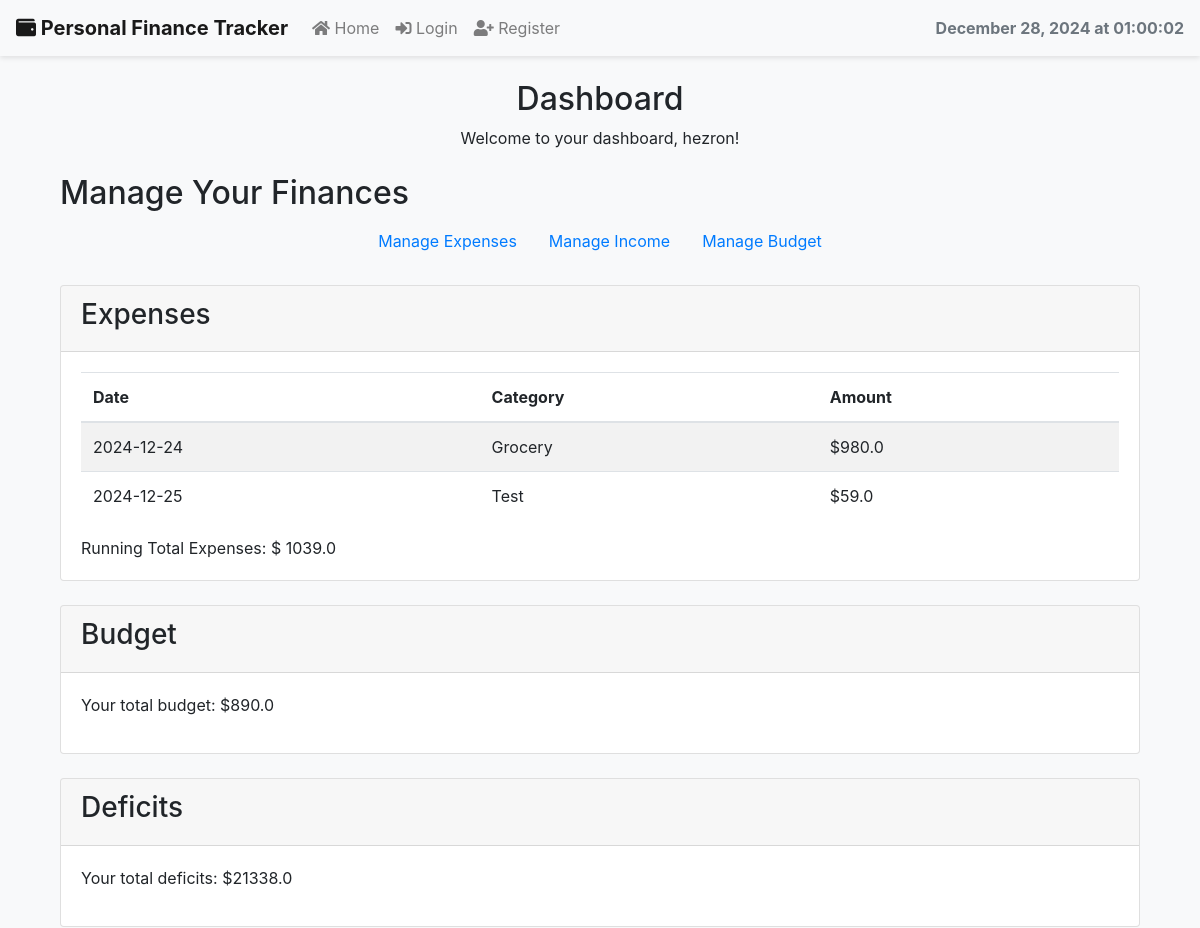
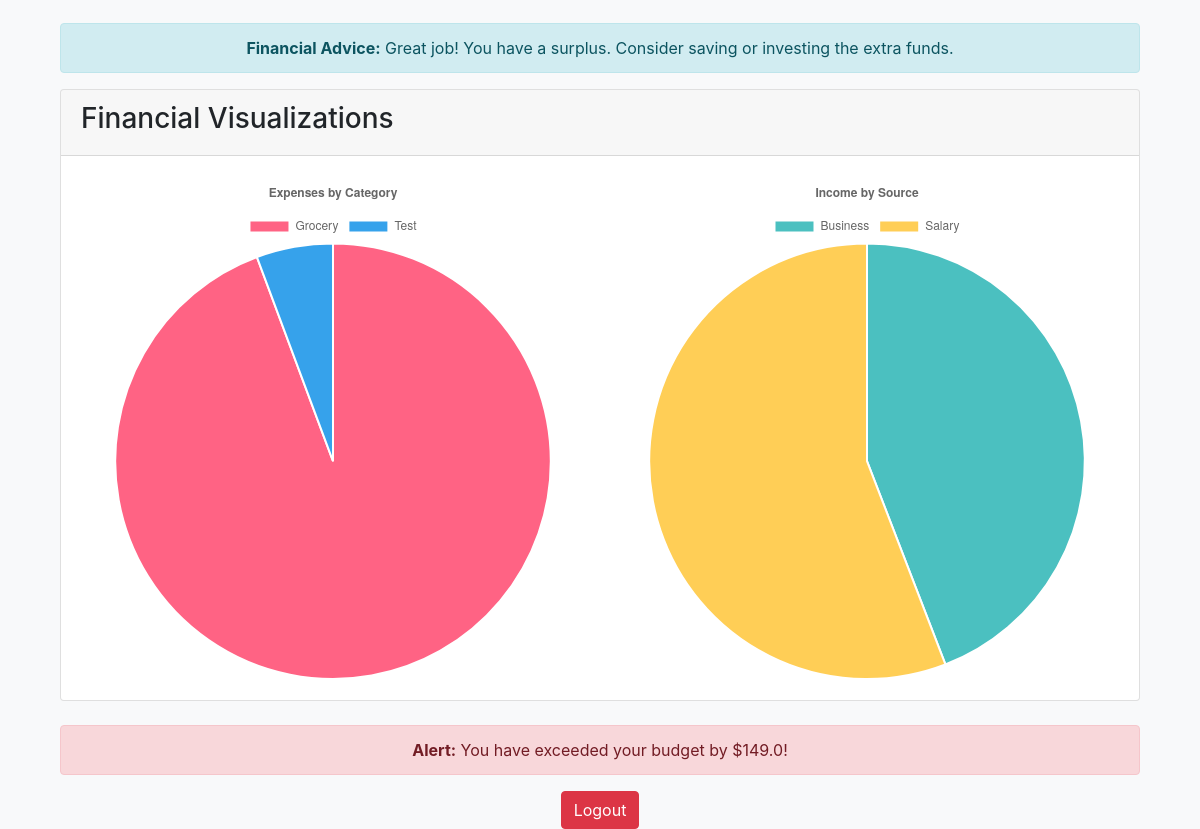
The page /dashboard (signed in) on the database its author committed (2 pictures, top to bottom).
### app.py (models this page shows)
class User(UserMixin, db.Model):
    id = db.Column(db.Integer, primary_key=True)
    username = db.Column(db.String(150), nullable=False, unique=True)
    password = db.Column(db.String(150), nullable=False)

class Expense(db.Model):
    id = db.Column(db.Integer, primary_key=True)
    amount = db.Column(db.Float, nullable=False)
    category = db.Column(db.String(100), nullable=False)
    date = db.Column(db.Date, nullable=False)
    user_id = db.Column(db.Integer, db.ForeignKey('user.id'), nullable=False)

class Budget(db.Model):
    id = db.Column(db.Integer, primary_key=True)
    total_budget = db.Column(db.Float, nullable=False)
    user_id = db.Column(db.Integer, db.ForeignKey('user.id'), nullable=False)

### app.py (the view)
@app.route('/dashboard', methods=['GET'])
@login_required
def dashboard():
    expenses = Expense.query.filter_by(user_id=current_user.id).all()
    incomes = Income.query.filter_by(user_id=current_user.id).all()
    budget = Budget.query.filter_by(user_id=current_user.id).first()
    total_expenses = sum(expense.amount for expense in expenses)  # Calculate total expenses
    total_income = sum(income.amount for income in incomes)        # Calculate total income
    total_deficits = total_income - total_expenses   # Calculate deficits
    if total_deficits < 0:
        advice = "You are currently in deficit. Consider reducing your expenses or increasing your income."
    elif total_deficits > 0:
        advice = "Great job! You have a surplus. Consider saving or investing the extra funds."
    else:
        advice = "You are breaking even. Keep monitoring your finances to maintain this balance."
    return render_template('dashboard.html', expenses=expenses, incomes=incomes, budget=budget, deficit=total_deficits,total_expenses=total_expenses,advice=advice)

### app.py (called while the page is built)
@login_manager.user_loader
def load_user(user_id):
    return User.query.get(int(user_id))

### templates/dashboard.html (shortened to what this page needs)
{% extends "base.html" %}
{% block content %}
<div class="container mt-4">
    <h2 class="dashboard-title text-center">Dashboard</h2>
    <p class="welcome-message text-center">Welcome to your dashboard, {{ current_user.username }}!</p>
    <h2 class="finance-title mt-4">Manage Your Finances</h2>
    <nav>
        <ul class="nav nav-pills justify-content-center mb-4 text-black">
            <li class="nav-item color-black">
                <a class="nav-link " href="{{ url_for('manage_expenses') }}">Manage Expenses</a>
            </li>
            <li class="nav-item">
                <a class="nav-link" href="{{ url_for('manage_income') }}">Manage Income</a>
            </li>
            <li class="nav-item">
                <a class="nav-link" href="{{ url_for('manage_budget') }}">Manage Budget</a>
            </li>
        </ul>
    </nav>
    <div class="card mb-4">
        <div class="card-header">
            <h3 class="expenses-title">Expenses</h3>
        </div>
        <div class="card-body">
            <table class="table table-striped">
                <thead>
                    <tr>
                        <th>Date</th>
                        <th>Category</th>
                        <th>Amount</th>
                    </tr>
                </thead>
                <tbody>
                    {% for expense in expenses %}
                    <tr>
                        <td>{{ expense.date }}</td>
                        <td>{{ expense.category }}</td>
                        <td>${{ expense.amount }}</td>
                    </tr>
                    {% endfor %}
                </tbody>
            </table>
            <caption>Running Total Expenses: $ {{total_expenses}}</caption>
        </div>
    </div>
    <div class="card mb-4">
        <div class="card-header">
            <h3 class="budget-title">Budget</h3>
        </div>
        <div class="card-body">
            {% if budget is not none %}
                <p class="total-budget">Your total budget: ${{ budget.total_budget }}</p>
            {% else %}
                <p class="total-budget">You have not set a budget yet.</p>
            {% endif %}
        </div>
    </div>
    <div class="card mb-4">
        <div class="card-header">
            <h3 class="deficits-title">Deficits</h3>
        </div>
        <div class="card-body">
            <p class="total-deficits">Your total deficits: ${{ deficit  }}</p>
        </div>
    </div>
    <div class="alert alert-info text-center">
        <strong>Financial Advice:</strong> {{ advice }}
    </div>
    <div class="card mb-4">
        <div class="card-header">
            <h3 class="visualization-title">Financial Visualizations</h3>
        </div>
        <div class="card-body">
            <div class="row">
                <div class="col-md-6">
                    <canvas id="expenseChart"></canvas>
                </div>
                <div class="col-md-6">
                    <canvas id="incomeChart"></canvas>
                </div>
            </div>
        </div>
    </div>
    {% if budget is not none and total_expenses > budget.total_budget %}
    <div class="alert alert-danger text-center">
        <strong>Alert:</strong> You have exceeded your budget by ${{ total_expenses - budget.total_budget }}!
    </div>
    {% endif %}
    <div class="text-center">
        <a class="btn btn-danger" href="{{ url_for('logout') }}">Logout</a>
    </div>
</div>
<script>
    const ctx = document.getElementById('expenseChart').getContext('2d');
    const expenseChart = new Chart(ctx, {
        type: 'pie',
        data: {
            labels: [
                {% for expense in expenses %}
                    "{{ expense.category }}"
                    {% if not loop.last %},{% endif %}
                {% endfor %}
            ],
            datasets: [{
                label: 'Expenses by Category',
                data: [
                    {% for expense in expenses %}
                        {{ expense.amount }}
                        {% if not loop.last %},{% endif %}
                    {% endfor %}
                ],
                backgroundColor: ['#FF6384', '#36A2EB', '#FFCE56', '#4BC0C0', '#9966FF']
            }]
        },
        options: {
            responsive: true,
            plugins: {
                legend: {
                    position: 'top'
                },
                title: {
                    display: true,
                    text: 'Expenses by Category'
                }
            }
        }
    });
    const incomeCtx = document.getElementById('incomeChart').getContext('2d');
    const incomeChart = new Chart(incomeCtx, {
        type: 'pie',
        data: {
            labels: [
                {% for income in incomes %}
                    "{{ income.source }}"
                    {% if not loop.last %},{% endif %}
                {% endfor %}
            ],
            datasets: [{
                label: 'Income by Source',
                data: [
                    {% for income in incomes %}
                        {{ income.amount }}
                        {% if not loop.last %},{% endif %}
                    {% endfor %}
                ],
                backgroundColor: ['#4BC0C0', '#FFCE56', '#36A2EB', '#FF6384', '#9966FF']
            }]
        },
        options: {
            responsive: true,
            plugins: {
                legend: {
                    position: 'top'
                },
                title: {
                    display: true,
                    text: 'Income by Source'
                }
            }
        }
    });
</script>
{% endblock %}

### templates/base.html (style rules this page uses)
body { background-color: #f8f9fa; }
.nav-link { color: #007bff; }

### rows shown on the page
User: username "hezron"
Expense: date "2024-12-24", category "Grocery", amount "980.0"
Expense: date "2024-12-25", category "Test", amount "59.0"
Budget: total_budget "890.0", total_expenses-budget.total_budget "149.0"

### other values the page prints
{{ total_expenses }} "1039.0"
{{ deficit }} "21338.0"
{{ advice }} "Great job! You have a surplus. Consider saving or investing the extra funds."
chart data {{ expense.category }} Grocery, Test
chart data {{ expense.amount }} 980.0, 59.0
chart data {{ income.source }} Business, Salary
chart data {{ income.amount }} 9877.0, 12500.0
